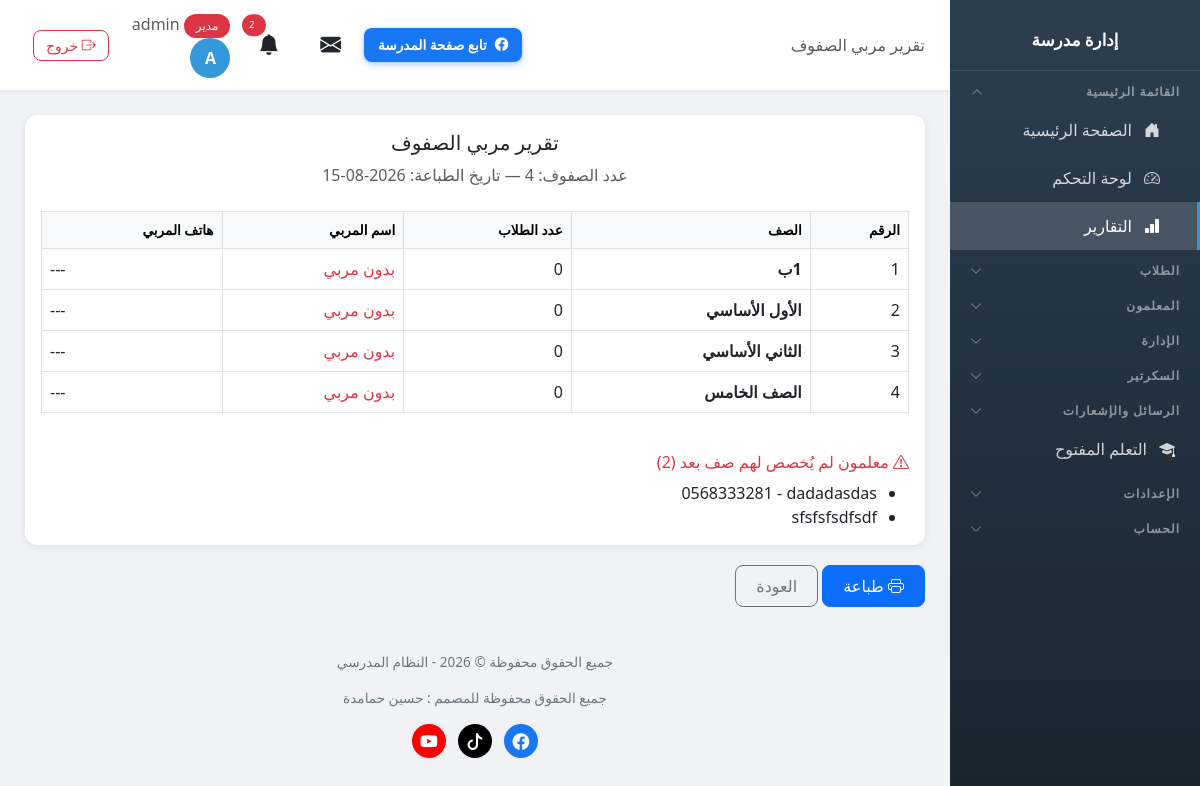
/guardians/report/ (signed in), run on the app's committed database.
### school/models.py (models this page shows, shortened)
class Profile(models.Model):
    ROLE_CHOICES = [
        ('admin', 'مدير'),
        ('vice_principal', 'نائب مدير'),
        ('secretary', 'سكرتير'),
        ('teacher', 'معلم'),
        ('student', 'طالب'),
    ]
    user = models.OneToOneField(User, on_delete=models.CASCADE, related_name='profile')
    role = models.CharField('الدور', max_length=20, choices=ROLE_CHOICES, default='student')
    phone = models.CharField('رقم الهاتف', max_length=20, blank=True)

class Class(models.Model):
    name = models.CharField('اسم الصف', max_length=100, unique=True)
    guardian = models.OneToOneField('Teacher', on_delete=models.SET_NULL, null=True, blank=True, related_name='guardian_class', verbose_name='مربي الصف')
    class Meta:
        verbose_name = 'صف'
        verbose_name_plural = 'الصفوف'

class Teacher(models.Model):
    user = models.OneToOneField(User, on_delete=models.CASCADE, related_name='teacher_profile')
    full_name = models.CharField('الاسم الكامل', max_length=200)
    email = models.EmailField('البريد الإلكتروني', blank=True)
    phone = models.CharField('رقم الهاتف', max_length=20, blank=True)
    id_number = models.CharField('رقم الهوية', max_length=50, blank=True, help_text='رقم هوية المعلم الوطني')
    hire_date = models.DateField('تاريخ التعيين', null=True, blank=True)
    birth_date = models.DateField('تاريخ الميلاد', null=True, blank=True)
    qualification = models.CharField('المؤهل العلمي', max_length=200, blank=True, help_text='مثال: بكالوريوس، ماجستير، دكتوراه')
    specialization = models.CharField('التخصص', max_length=200, blank=True, help_text='مثال: رياضيات، فيزياء، لغة عربية')
    classes = models.ManyToManyField(Class, verbose_name='الصفوف', blank=True, related_name='teachers')
    subjects = models.ManyToManyField(Subject, verbose_name='المواد', blank=True, related_name='teachers')
    plain_password = models.CharField('كلمة المرور', max_length=100, blank=True, help_text='تظهر لمدير المدرسة فقط')
    created_at = models.DateTimeField('تاريخ الإضافة', auto_now_add=True)
    class Meta:
        verbose_name = 'معلم'
        verbose_name_plural = 'المعلمون'

### school/views.py (the view)
# urls.py: path('guardians/report/', views.guardians_report, name='guardians_report'),
@login_required
def guardians_report(request):
    if not has_perm(request.user, 'guardians', 'view'):
        messages.error(request, 'ليس لديك صلاحية')
        return redirect('dashboard')
    info = SchoolInfo.objects.first()
    class_rows = []
    for i, cls in enumerate(Class.objects.all().order_by('name'), start=1):
        class_rows.append({
            'num': i,
            'name': cls.name,
            'students_count': Student.objects.filter(student_class=cls).count(),
            'guardian': cls.guardian,
        })
    unassigned = Teacher.objects.filter(guardian_class=None).order_by('full_name')
    return render(request, 'school/guardians_report.html', {
        'class_rows': class_rows,
        'unassigned': unassigned,
        'info': info,
        'today': date.today(),
    })

### templates/school/guardians_report.html (shortened to what this page needs)
{% extends 'school/base.html' %}
{% load static %}
{% block page_heading %}تقرير مربي الصفوف{% endblock %}
{% block content %}
<div class="card" id="reportCard">
    <div class="card-body">
        <div class="text-center mb-4">
            <h5>تقرير مربي الصفوف</h5>
            <p class="text-muted">عدد الصفوف: {{ class_rows|length }} — تاريخ الطباعة: {{ today|date:'Y-m-d' }}</p>
        </div>
        {% if class_rows %}
        <div class="table-responsive">
            <table class="table table-bordered table-hover">
                <thead class="table-light">
                    <tr>
                        <th>الرقم</th>
                        <th>الصف</th>
                        <th>عدد الطلاب</th>
                        <th>اسم المربي</th>
                        <th>هاتف المربي</th>
                    </tr>
                </thead>
                <tbody>
                    {% for row in class_rows %}
                    <tr>
                        <td>{{ row.num }}</td>
                        <td><strong>{{ row.name }}</strong></td>
                        <td>{{ row.students_count }}</td>
                        <td>{% if row.guardian %}{{ row.guardian.full_name }}{% else %}<span class="text-danger">بدون مربي</span>{% endif %}</td>
                        <td dir="ltr">{% if row.guardian %}{{ row.guardian.phone|default:'---' }}{% else %}---{% endif %}</td>
                    </tr>
                    {% endfor %}
                </tbody>
            </table>
        </div>
        {% else %}
        <p class="text-muted text-center py-4">لا توجد صفوف دراسية بعد</p>
        {% endif %}
        {% if unassigned %}
        <div class="mt-4">
            <h6 class="text-danger"><i class="bi bi-exclamation-triangle"></i> معلمون لم يُخصص لهم صف بعد ({{ unassigned|length }})</h6>
            <ul class="mb-0">
                {% for t in unassigned %}
                <li>{{ t.full_name }}{% if t.phone %} - <span dir="ltr">{{ t.phone }}</span>{% endif %}</li>
                {% endfor %}
            </ul>
        </div>
        {% endif %}
    </div>
</div>
<div class="mt-3 no-print">
    <button class="btn btn-primary" onclick="window.print()"><i class="bi bi-printer"></i> طباعة</button>
    <a href="{% url 'guardian_assign' %}" class="btn btn-outline-secondary">العودة</a>
</div>
{% endblock %}

### templates/school/base.html (shortened to what this page needs)
<!DOCTYPE html>
<html lang="ar" dir="rtl">
<head>
    <link href="https://cdn.jsdelivr.net/npm/bootstrap@5.3.0/dist/css/bootstrap.min.css" rel="stylesheet">
    <link href="https://cdn.jsdelivr.net/npm/bootstrap@5.3.0/dist/css/bootstrap.rtl.min.css" rel="stylesheet">
    <link rel="stylesheet" href="https://cdn.jsdelivr.net/npm/bootstrap-icons@1.11.0/font/bootstrap-icons.css">
    <link href="https://cdn.jsdelivr.net/npm/select2@4.1.0-rc.0/dist/css/select2.min.css" rel="stylesheet" />
    <link href="https://cdn.jsdelivr.net/npm/select2-bootstrap-5-theme@1.3.0/dist/select2-bootstrap-5-theme.rtl.min.css" rel="stylesheet" />
    <link rel="stylesheet" href="https://unpkg.com/leaflet@1.9.4/dist/leaflet.css" />
</head>
<body>
    {% if user.is_authenticated %}
    <div class="sidebar" id="sidebar">
        <div class="brand">
            <h4>إدارة مدرسة {{ school_info.name_ar }}</h4>
        </div>
        {% if user.is_authenticated %}
        <button class="nav-section nav-toggle" type="button" data-target="collapse-main" aria-expanded="false">
            <span>القائمة الرئيسية</span><i class="bi bi-chevron-down"></i>
        </button>
        <div class="nav-collapse" id="collapse-main">
        <a href="{% url 'home' %}" class="nav-link {% if request.resolver_match.url_name == 'home' %}active{% endif %}">
            <i class="bi bi-house-door-fill"></i> الصفحة الرئيسية
        </a>
        <a href="{% url 'dashboard' %}" class="nav-link {% if request.resolver_match.url_name == 'dashboard' %}active{% endif %}">
            <i class="bi bi-speedometer2"></i> لوحة التحكم
        </a>
        {% if 'reports_view' in user_perms %}
        <a href="{% url 'reports' %}" class="nav-link {% if request.resolver_match.url_name == 'reports' or 'report' in request.resolver_match.url_name %}active{% endif %}">
            <i class="bi bi-bar-chart-fill"></i> التقارير
        </a>
        {% endif %}
        </div>
        {% if 'students_view' in user_perms or 'students_add' in user_perms or 'notes_view' in user_perms or 'levels_view' in user_perms or 'discipline_view' in user_perms or 'discipline_add' in user_perms %}
        <button class="nav-section nav-toggle" type="button" data-target="collapse-students" aria-expanded="false">
            <span>الطلاب</span><i class="bi bi-chevron-down"></i>
        </button>
        {% endif %}
        {% if 'teachers_view' in user_perms or 'teachers_add' in user_perms or 'nominations_view' in user_perms or 'guardians_view' in user_perms %}
        <button class="nav-section nav-toggle" type="button" data-target="collapse-teachers" aria-expanded="false">
            <span>المعلمون</span><i class="bi bi-chevron-down"></i>
        </button>
        {% endif %}
        {% if 'classes_view' in user_perms or 'subjects_view' in user_perms or 'announcements_view' in user_perms or 'agenda_view' in user_perms or 'leaves_view' in user_perms or 'lateness_view' in user_perms or 'meetings_view' in user_perms or 'supervisor_visits_view' in user_perms or 'inspection_visits_view' in user_perms or 'visit_program_view' in user_perms or 'absence_view' in user_perms or 'schedule_view' in user_perms or 'certificates_view' in user_perms or 'exams_view' in user_perms or 'survey_view' in user_perms %}
        <button class="nav-section nav-toggle" type="button" data-target="collapse-admin" aria-expanded="false">
            <span>الإدارة</span><i class="bi bi-chevron-down"></i>
        </button>
        {% endif %}
        {% if 'incoming_view' in user_perms or 'outgoing_view' in user_perms or 'no_objection_view' in user_perms %}
        <button class="nav-section nav-toggle" type="button" data-target="collapse-secretary" aria-expanded="false">
            <span>السكرتير</span><i class="bi bi-chevron-down"></i>
        </button>
        {% endif %}
        {% if 'messages_view' in user_perms or 'messages_send' in user_perms %}
        <button class="nav-section nav-toggle" type="button" data-target="collapse-messages" aria-expanded="false">
            <span>الرسائل والإشعارات</span><i class="bi bi-chevron-down"></i>
        </button>
        {% endif %}
        {% if 'open_learning_view' in user_perms %}
        <a href="{% url 'open_learning_list' %}" class="nav-link {% if 'open_learning' in request.resolver_match.url_name %}active{% endif %}">
            <i class="bi bi-mortarboard-fill"></i> التعلم المفتوح
        </a>
        {% endif %}
        {% if 'settings_accounts' in user_perms or 'settings_whatsapp' in user_perms or 'settings_links' in user_perms or user.profile.role == 'admin' %}
        <button class="nav-section nav-toggle" type="button" data-target="collapse-settings" aria-expanded="false">
            <span>الإعدادات</span><i class="bi bi-chevron-down"></i>
        </button>
        {% endif %}
        <button class="nav-section nav-toggle" type="button" data-target="collapse-account" aria-expanded="false">
            <span>الحساب</span><i class="bi bi-chevron-down"></i>
        </button>
        {% endif %}
    </div>
    <div class="main-content">
        <div class="top-bar">
            <div>
                <span class="d-none d-md-inline text-muted">{% block page_heading %}{% endblock %}</span>
            </div>
            <div style="display:flex; align-items:center; gap:10px;">
                <a href="https://www.facebook.com/ALMANSOUR.SCHOOL.YATTA" target="_blank" rel="noopener" class="btn btn-social-fb d-none d-md-inline-flex align-items-center gap-2">
                    <i class="bi bi-facebook"></i> تابع صفحة المدرسة
                </a>
                <div class="user-info">
                <div class="dropdown d-inline-block mx-2" id="messageBell">
                    <button class="btn btn-link text-reset position-relative p-1" type="button" data-bs-toggle="dropdown" aria-expanded="false" style="font-size: 1.3rem;">
                        <i class="bi bi-envelope-fill"></i>
                    </button>
                </div>
                <div class="dropdown d-inline-block mx-2" id="notificationBell">
                    <button class="btn btn-link text-reset position-relative p-1" type="button" data-bs-toggle="dropdown" aria-expanded="false" style="font-size: 1.3rem;">
                        <i class="bi bi-bell-fill"></i>
                        {% if unread_notifications_count > 0 %}
                        <span class="position-absolute top-0 start-100 translate-middle badge rounded-pill bg-danger" style="font-size: 0.6rem;">
                            {{ unread_notifications_count }}
                        </span>
                        {% endif %}
                    </button>
                </div>
                <a href="{% url 'my_account' %}" class="text-decoration-none text-reset">
                    <span class="text-muted d-none d-sm-inline">
                        <span class="badge bg-{% if user.profile.role == 'admin' %}danger{% elif user.profile.role == 'teacher' %}success{% else %}info{% endif %}">
                            {{ user.profile.get_role_display }}
                        </span>
                        {{ user.first_name|default:user.username }}
                    </span>
                    <div class="avatar">{{ user.first_name|first|default:user.username|first|upper }}</div>
                </a>
                <a href="{% url 'logout' %}" class="btn btn-sm btn-outline-danger ms-2" title="تسجيل الخروج">
                    <i class="bi bi-box-arrow-right"></i> <span class="d-none d-sm-inline">خروج</span>
                </a>
                </div>
                </div>
            </div>
        <div class="page-content">
            {% block content %}{% endblock %}
        </div>
        <div class="footer no-print">
            <p>جميع الحقوق محفوظة &copy; {% now "Y" %} - النظام المدرسي</p>
            <p>جميع الحقوق محفوظة للمصمم : حسين حمامدة</p>
            <p class="footer-social">
                <a href="https://www.facebook.com/hhamamdeh" target="_blank" rel="noopener" class="fb" title="فيسبوك" aria-label="فيسبوك"><i class="bi bi-facebook"></i></a>
                <a href="https://www.tiktok.com/@abuadelhamamdeh" target="_blank" rel="noopener" class="tt" title="تيك توك" aria-label="تيك توك"><i class="bi bi-tiktok"></i></a>
                <a href="https://www.youtube.com/@husseintech" target="_blank" rel="noopener" class="yt" title="يوتيوب" aria-label="يوتيوب"><i class="bi bi-youtube"></i></a>
            </p>
        </div>
    </div>
    {% endif %}
</body>
</html>

### data on the page
Class: name "1ب"
Class: name "الأول الأساسي"
Class: name "الثاني الأساسي"
Class: name "الصف الخامس"
Teacher: phone "0568333281"
Teacher: full_name "sfsfsfsdfsdf"

### other printed values
{{ unread_notifications_count }} "2"
{{ user.profile.get_role_display }} "مدير"
{{ user.first_name|default:user.username }} "admin"
{{ user.first_name|first|default:user.username|first|upper }} "A"
{{ row.num }} "1" "2" "3" "4"
{{ row.students_count }} "0" "0" "0" "0"
{{ unassigned|length }} "2"
